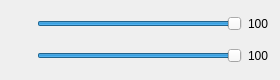
<?xml version="1.0" encoding="UTF-8"?>
<ui version="4.0">
 <class>SlidersOfParam</class>
 <widget class="QWidget" name="SlidersOfParam">
  <property name="geometry">
   <rect>
    <x>0</x>
    <y>0</y>
    <width>280</width>
    <height>80</height>
   </rect>
  </property>
  <property name="minimumSize">
   <size>
    <width>280</width>
    <height>80</height>
   </size>
  </property>
  <property name="maximumSize">
   <size>
    <width>280</width>
    <height>80</height>
   </size>
  </property>
  <property name="windowTitle">
   <string>Form</string>
  </property>
  <layout class="QVBoxLayout" name="verticalLayout_2">
   <item>
    <layout class="QVBoxLayout" name="verticalLayout">
     <item>
      <layout class="QHBoxLayout" name="horizontalLayout_2">
       <item>
        <widget class="QLabel" name="label_light_text">
         <property name="minimumSize">
          <size>
           <width>20</width>
           <height>20</height>
          </size>
         </property>
         <property name="toolTip">
          <string>&lt;html&gt;&lt;head/&gt;&lt;body&gt;&lt;p&gt;Яркость&lt;/p&gt;&lt;/body&gt;&lt;/html&gt;</string>
         </property>
         <property name="text">
          <string/>
         </property>
         <property name="scaledContents">
          <bool>true</bool>
         </property>
        </widget>
       </item>
       <item>
        <widget class="QSlider" name="slider_light">
         <property name="sizePolicy">
          <sizepolicy hsizetype="Expanding" vsizetype="Preferred">
           <horstretch>0</horstretch>
           <verstretch>0</verstretch>
          </sizepolicy>
         </property>
         <property name="minimumSize">
          <size>
           <width>0</width>
           <height>20</height>
          </size>
         </property>
         <property name="maximumSize">
          <size>
           <width>16777215</width>
           <height>20</height>
          </size>
         </property>
         <property name="maximum">
          <number>100</number>
         </property>
         <property name="value">
          <number>100</number>
         </property>
         <property name="tracking">
          <bool>true</bool>
         </property>
         <property name="orientation">
          <enum>Qt::Horizontal</enum>
         </property>
        </widget>
       </item>
       <item>
        <widget class="QLabel" name="label_light">
         <property name="text">
          <string>100</string>
         </property>
        </widget>
       </item>
      </layout>
     </item>
     <item>
      <layout class="QHBoxLayout" name="horizontalLayout">
       <item>
        <widget class="QLabel" name="label_saturation_text">
         <property name="minimumSize">
          <size>
           <width>20</width>
           <height>20</height>
          </size>
         </property>
         <property name="toolTip">
          <string>&lt;html&gt;&lt;head/&gt;&lt;body&gt;&lt;p&gt;Цветовой баланс&lt;/p&gt;&lt;/body&gt;&lt;/html&gt;</string>
         </property>
         <property name="text">
          <string/>
         </property>
         <property name="scaledContents">
          <bool>true</bool>
         </property>
        </widget>
       </item>
       <item>
        <widget class="QSlider" name="slider_saturation">
         <property name="sizePolicy">
          <sizepolicy hsizetype="Expanding" vsizetype="Preferred">
           <horstretch>0</horstretch>
           <verstretch>0</verstretch>
          </sizepolicy>
         </property>
         <property name="minimumSize">
          <size>
           <width>0</width>
           <height>20</height>
          </size>
         </property>
         <property name="maximumSize">
          <size>
           <width>16777215</width>
           <height>20</height>
          </size>
         </property>
         <property name="minimum">
          <number>0</number>
         </property>
         <property name="maximum">
          <number>100</number>
         </property>
         <property name="value">
          <number>100</number>
         </property>
         <property name="sliderPosition">
          <number>100</number>
         </property>
         <property name="tracking">
          <bool>true</bool>
         </property>
         <property name="orientation">
          <enum>Qt::Horizontal</enum>
         </property>
        </widget>
       </item>
       <item>
        <widget class="QLabel" name="label_saturation">
         <property name="text">
          <string>100</string>
         </property>
        </widget>
       </item>
      </layout>
     </item>
    </layout>
   </item>
  </layout>
 </widget>
 <resources/>
 <connections/>
</ui>
